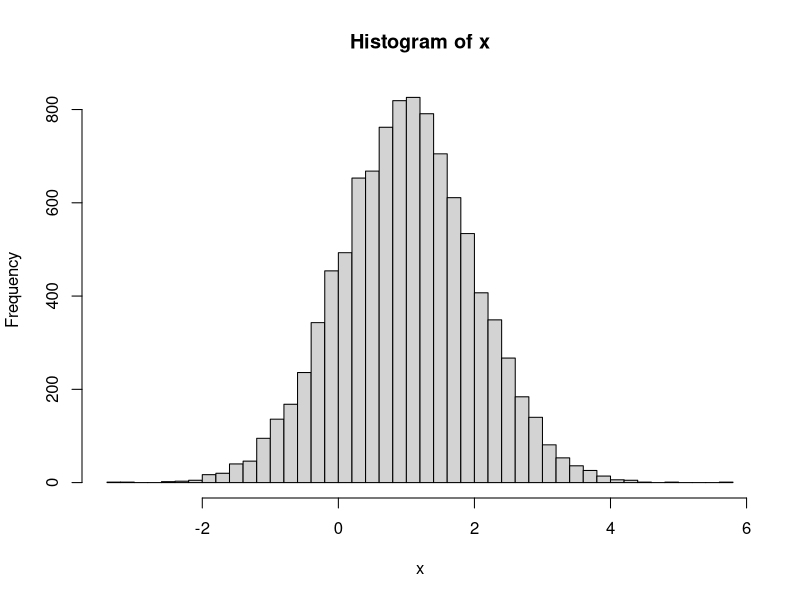
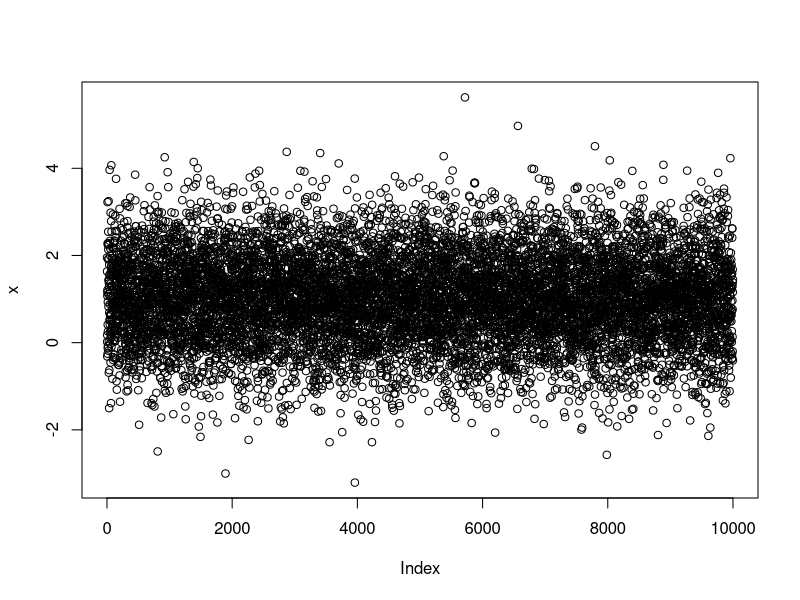
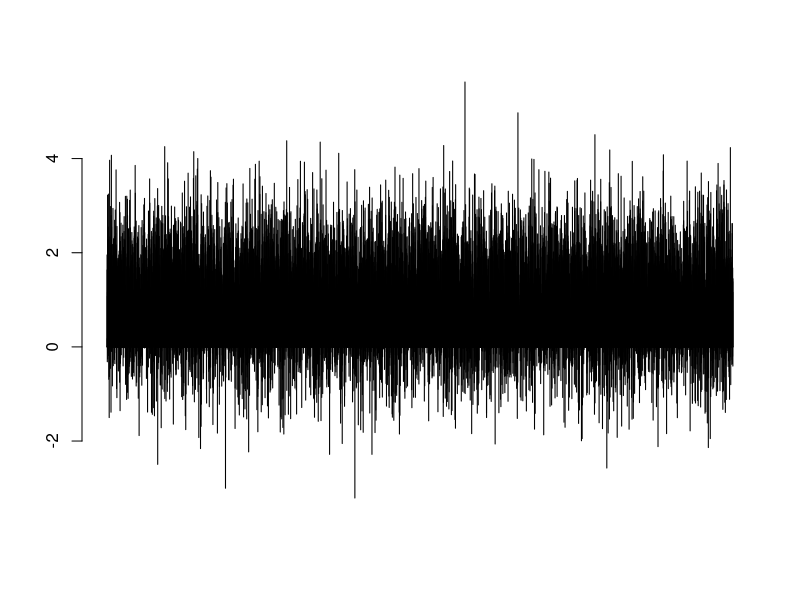
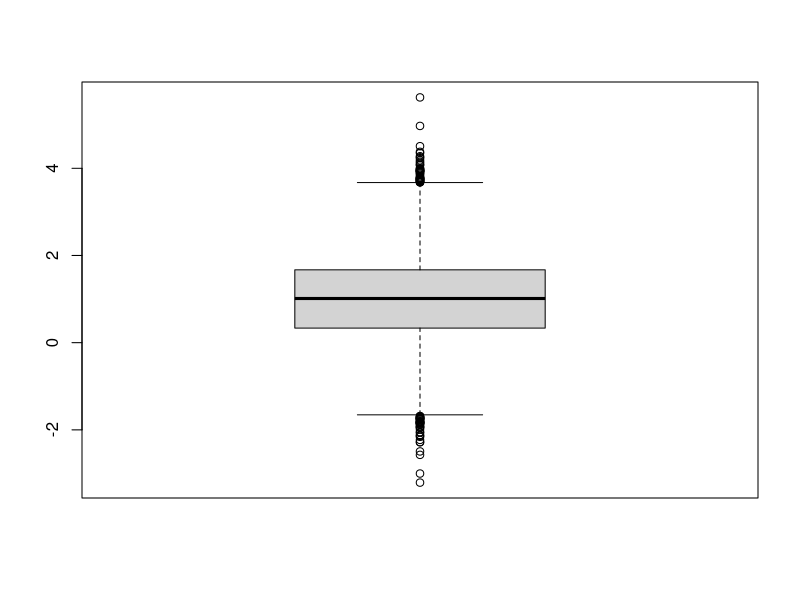

Here is the R script that generated these plots, in order:
## ---- chunk 1
R.Version()                 # mostra a versão
license()                   # informações sobre a licença
citation()                  # como citar
Sys.time()                  # obtém data e hora exata do sistema
## ---- chunk 2
2+3                         # + = adição
7-5                         # - = subtração
4*5                         # * = multiplicação
9/2                         # / = divisão
9%%2                        # resto da divisão inteira
9%/%2                       # resultado inteiro da divisão
4^4                         # ^ = potência

3+4*2+6
(3+4)*(2+6)
(50+7)/(8*(6-6/2))

sqrt(81)                    # raiz quadrada
exp(12)                     # função exponencial
log(3)                      # logaritmo natural de 3
log(3, 10)                  # logaritmo de 3 na base 10
abs(-6.45)                  # retorna o valor absoluto
factorial(5)                # fatorial de 5 = 5x4x3x2x1
gamma(10)                   # função gama
lgamma(10)                  # log natural gama
round(10.342545, digits=2)  # arredondamento de números decimais
## ---- chunk 3
cos(30)         # cosseno
sin(45)         # seno
tan(90)         # tangente
acos(45)        # arco cosseno
asin(30)        # arco seno
atan(60)        # arco tangente
acosh(30)       # arco cosseno hiperbólico
asinh(45)       # arco seno hiperbólico
atanh(60)       # arco tangente hiperbólico
## ---- chunk 4
seq(1:20)                       # Gera uma sequência de 1 a 20
seq(1, 20, 2)                   # Gera uma sequência de 1 a 20, de 2 em 2
seq(from=5, by=-1, along=1:20)  # Gera uma sequência iniciando em 5 e subtraindo -1, 20 vezes
## ---- chunk 5
rep(5.3, 17)          # Repete o valor 5.3, 17 vezes
rep(1:6, rep(3))      # Repete a sequência 1 a 6, 3 vezes
## ---- chunk 6
LETTERS
letters
month.abb
month.name
pi
## ---- chunk 7
sort(letters)
sort(letters, decreasing=TRUE)
## ---- chunk 8
c(1, 2, 3, 3, 10)      # função 'c' = concatenar
## ---- chunk 9
x <- 1:5
x
y <- 10
y
z <- x + y
z
## ---- chunk 10
w <- c(4,5,6,7,8)
w
## ---- chunk 11
w[3]
w[c(1,4)]
## ---- chunk 12
y <- c(24,10,45,56,20,29,50,67,80,23,20,15,65,57,34,63,20)
y
y[y==20] <- 10      # Se algum valor de y é igual a 20, substituir por 10
y
y[y==10] <- NA    # Apaga todos os valores iguais a 10, substituindo por 'NA'(not available)
y
## ---- chunk 13
x <- c(13, 15, 346, 58, 23)
x
class(x)
## ---- chunk 14
x <- c("R", "plantas", "animais", "floresta", "solo")
x
class(x)
## ---- chunk 15
TRUE
FALSE
TRUE | FALSE     # logical 'ou'= |
TRUE & FALSE     # logical 'e' = &
!TRUE            # logical 'não' = !
!FALSE
x <- c(TRUE, FALSE, TRUE, TRUE, FALSE)
x
class(x)
## ---- chunk 16
cores <- factor(c(1,0,2,1,0,2,0,0,1,2), levels = c(0, 1, 2),
              labels = c("verde", "azul", "vermelho"))
cores
class(cores)
## ---- chunk 17
class(R.Version)
class(license)
class(class)
## ---- chunk 18
x <- c(2, 4, 7, 8, 12, 20)
x
is.vector(x)
is.numeric(x)
is.character(x)

y <- c("verde", "azul", "branco", "cinza", "preto")
y
is.vector(y)
is.numeric(y)
is.character(y)

## ---- chunk 19
x <- matrix(1:20, nrow = 4)
x
is.vector(x)
is.matrix(x)
## ---- chunk 20
x <- data.frame(A = c(1, 3, 5,7),
                B = c("2019-04-05", "2019-03-01", "2019-04-25", "2019-03-15"),
                C = c("alfa","beta","gama","delta"))
x
is.matrix(x)
is.data.frame(x)
## ---- chunk 21
x <- array(1:36, dim=c(3,4,3))
x
is.matrix(x)
is.array(x)
## ---- chunk 22
x <- c(12, 42, 53, 0, 1) 
y <- c("primeiro", "segundo", "terceiro", "quarto", "quinto") 
z <- c(TRUE, FALSE, TRUE, FALSE, FALSE) 
w <- list(x, y, z)
w
is.matrix(w)
is.data.frame(w)          
is.array(w)
is.list(w)
## ---- chunk 23
a <- c(1:10)
a
a[(a>8) | (a<5)]      # sinal | = 'ou'
## ---- chunk 24
a > 8
a < 5
a > 8 | x < 5
a[c(T,T,T,T,F,F,F,F,T,T)]
## ---- chunk 25
x <- 2
if(x == 1) {         
  Sys.time()
}               #nada acontece, pois 'x' não é 1.
x <- 1
if(x == 1) {
  Sys.time()
}               #mostra a data e hora exata do sistema, já que 'x' é 1.
## ---- chunk 26
if(x < 0) {
  sinal <- "negativo"
} else if(x == 0) {
  sinal <- "neutro"
} else if(x > 0) {
  sinal <- "positivo"
}
sinal

x <- -3
if(x < 0) {
  sinal <- "negativo"
} else if(x == 0) {
  sinal <- "neutro"
} else if(x > 0) {
  sinal <- "positivo"
}
sinal

x <- 0
if(x < 0) {
  sinal <- "negativo"
} else if(x == 0) {
  sinal <- "neutro"
} else if(x > 0) {
  sinal <- "positivo"
}
sinal
## ---- chunk 27
# algoritmo para soma de vetores
x <- 1:10   # Cria um vetor com a sequência 1, 2, ..., 10.
soma <- 0
for(i in 1:10) {
  soma <- soma + x[i]
}
soma
## ---- chunk 28
sum(x)          # função 'soma de vetores' já existente na base do R
## ---- chunk 29
runif(100)        # Gera números aleatórios entre 0 e 1 com distribuição uniforme
rnorm(100)        # Gera números aleatórios com distribuição normal
sample(1:100, 4)  # Amostragem
## ---- chunk 30
x <- rnorm(n=10000, mean=1, sd=1)
hist(x, nclass = 40)
## ---- chunk 31
plot(x)
## ---- chunk 32
barplot(x)
## ---- chunk 33
boxplot(x)
